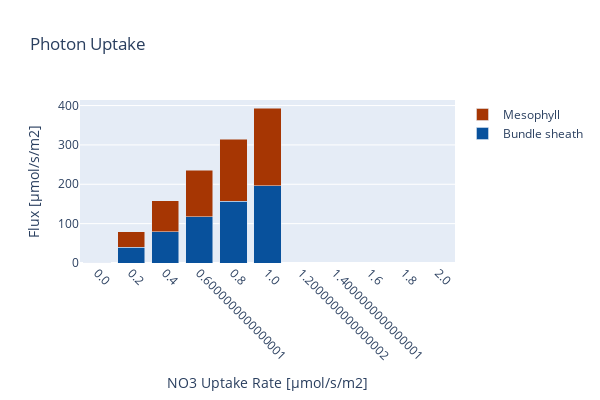

Here is the notebook cell this chart was saved with:
### Code cell
create_bar_plot_rxn(D_fba, D_exp,
                    {'[M]_Im_hnu':'Mesophyll','[B]_Im_hnu': 'Bundle sheath'},
                    'Photon Uptake', xaxis_title,
                    stacked = True, save_fig=save_fig)

### Figure 1 — Plotly figure (JSON) as saved in the notebook; plotly's stock layout.template omitted (floating-point values rounded to 4 significant figures)
{"data": [{"marker": {"color": "rgb(8,81,156)"}, "name": "Bundle sheath", "type": "bar", "x": ["0.0", "0.2", "0.4", "0.6000000000000001", "0.8", "1.0", "1.2000000000000002", "1.4000000000000001", "1.6", "1.8", "2.0"], "y": [0.1973, 39.47, 78.78, 118.1, 157.4, 196.7, 0, 0, 0, 0, 0]}, {"marker": {"color": "rgb(166,54,3)"}, "name": "Mesophyll", "type": "bar", "x": ["0.0", "0.2", "0.4", "0.6000000000000001", "0.8", "1.0", "1.2000000000000002", "1.4000000000000001", "1.6", "1.8", "2.0"], "y": [0.1973, 39.47, 78.78, 118.1, 157.4, 196.7, 0, 0, 0, 0, 0]}], "layout": {"barmode": "stack", "height": 400, "margin": {"b": 100}, "title": {"text": "Photon Uptake"}, "width": 600, "xaxis": {"tickangle": 45, "title": {"text": "NO3 Uptake Rate [µmol/s/m2]"}}, "yaxis": {"autorange": true, "title": {"text": "Flux [µmol/s/m2]"}}}}
